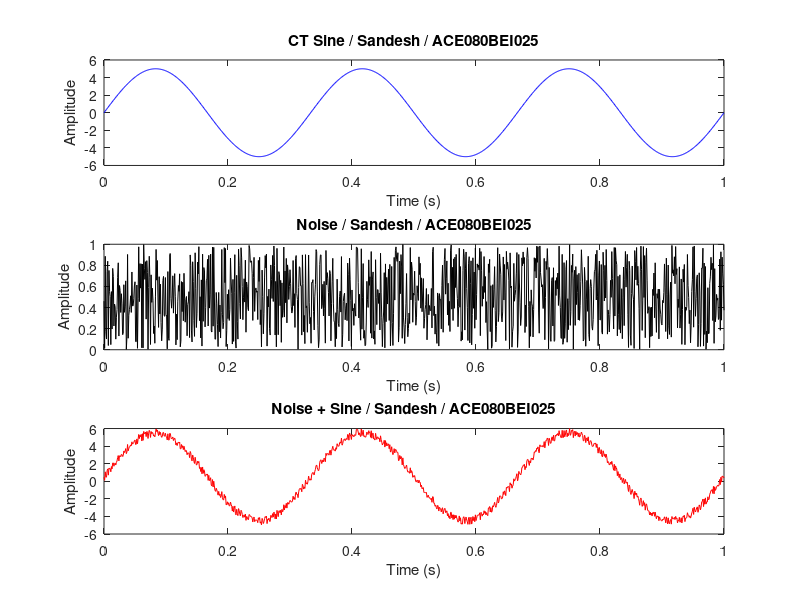

MATLAB code to generate this figure:
clc;
close all;
clear all;

% Define parameters
a = 5;
f = 3;
w = 2 * pi * f;

% Time vector (note: 0.001 step, not 001)
t = 0:0.001:1;

% Generate sine wave
x = a * sin(w * t);  % 'sint' was incorrect, should be 'sin'

% Plot the sine wave
subplot(3, 1, 1)
plot(t, x, 'b');  % Use 'b' instead of "Blue"
xlabel('Time (s)')
ylabel('Amplitude')
title('CT Sine / Sandesh / ACE080BEI025')

% Generate and plot noise
y = rand(1, length(t));  % 'lemgth' was incorrect
subplot(3, 1, 2)  % Changed subplot index from (3,1,1) to (3,1,2)
plot(t, y, 'k');  % Use 'k' for black color
xlabel('Time (s)')
ylabel('Amplitude')
title('Noise / Sandesh / ACE080BEI025')

% Add noise to sine and plot the result
z = x + y;
subplot(3, 1, 3)
plot(t, z, 'r');  % Changed from x to z
xlabel('Time (s)')
ylabel('Amplitude')
title('Noise + Sine / Sandesh / ACE080BEI025')
